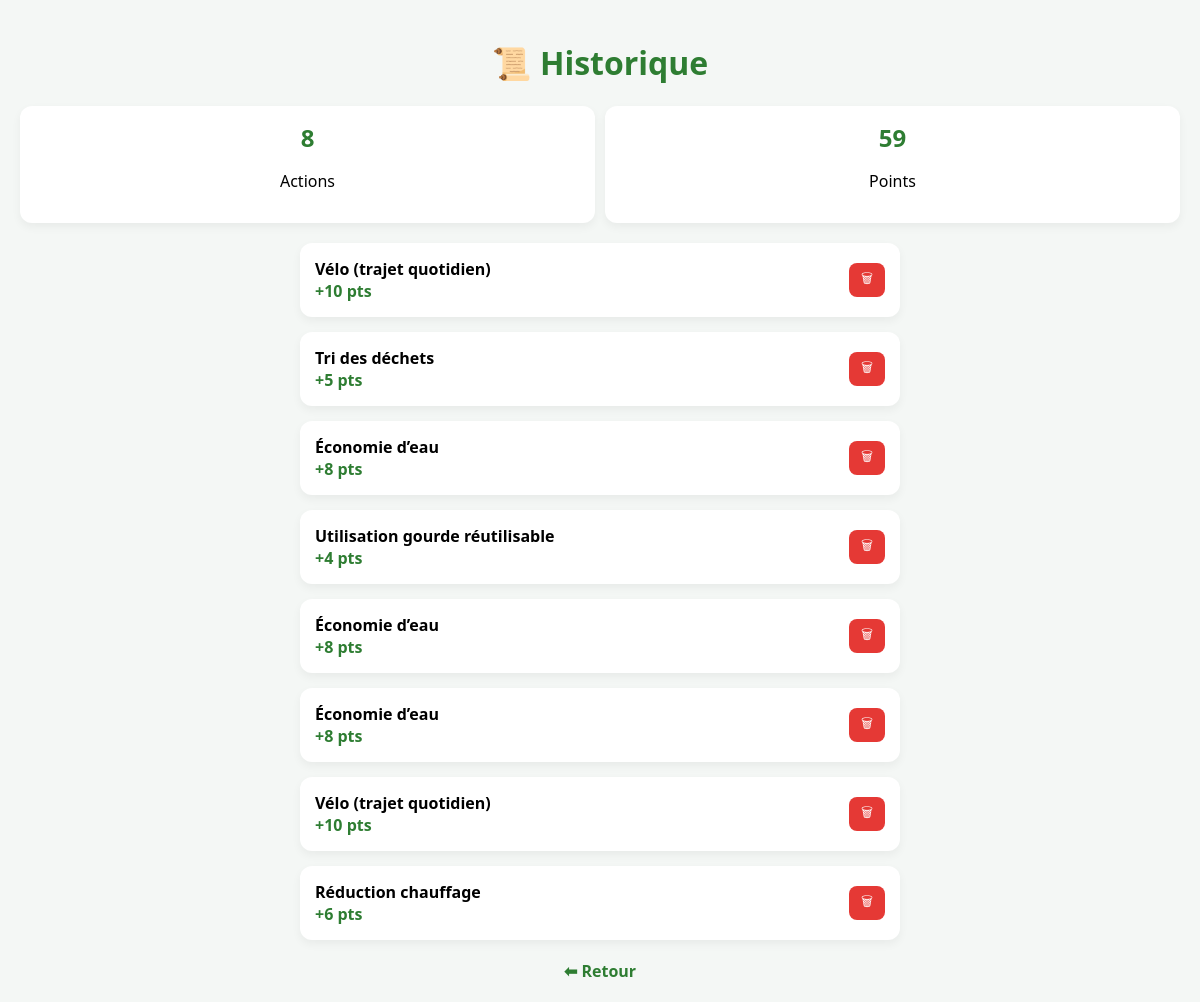
Screenshot of /historique (signed in) with the database file from the repository.
### models.py (models this page shows)
class Action(db.Model):
    id = db.Column(db.Integer, primary_key=True)
    name = db.Column(db.String(100), nullable=False)
    points = db.Column(db.Integer, nullable=False)

### app.py (the view)
@app.get("/historique")
@login_required
def historique_page():
    user_id = session.get("user_id")
    historiques = (
        Historique.query
        .filter_by(user_id=user_id)
        .order_by(Historique.id.desc())
        .all()
    )
    data = []
    total_points = 0
    for h in historiques:
        action = db.session.get(Action, h.action_id)
        if action:
            data.append({
                "id": h.id,
                "name": action.name,
                "points": action.points
            })
            total_points += action.points
    return render_template(
        "historique.html",
        historiques=data,
        total_points=total_points,
        total_actions=len(data)
    )

### app.py (called while the page is built)
def login_required(f):
    @wraps(f)
    def wrapper(*args, **kwargs):
        if "user_id" not in session:
            return redirect(url_for("login_page"))
        return f(*args, **kwargs)
    return wrapper

### templates/historique.html (shortened to what this page needs)
<!DOCTYPE html>
<html lang="fr">
<head>
</head>
<body>
<h1>📜 Historique</h1>
<div class="stats">
    <div class="stat-card">
        <h2>{{ total_actions }}</h2>
        <p>Actions</p>
    </div>
    <div class="stat-card">
        <h2>{{ total_points }}</h2>
        <p>Points</p>
    </div>
</div>
<div class="container">
{% if historiques %}
    {% for h in historiques %}
    <div class="card" id="card-{{ h.id }}">
        <div class="info">
            <strong>{{ h.name }}</strong>
            <span class="points">+{{ h.points }} pts</span>
        </div>
     <form method="POST"
      action="{{ url_for('delete_historique', hist_id=h.id) }}"
      onsubmit="confirmDelete(event, {{ h.id }})">
       <button type="submit">🗑</button>
     </form>
    </div>
    {% endfor %}
{% else %}
    <p class="empty">Aucune action pour le moment 🌱</p>
{% endif %}
</div>
<a href="{{ url_for('actions_page') }}">⬅ Retour</a>
</body>
</html>

### templates/historique.html (style rules this page uses)
body { font-family: 'Segoe UI', sans-serif; background: #f4f7f5; margin: 0; padding: 20px; }
h1 { text-align: center; color: #2e7d32; }
.stats { display: flex; justify-content: space-around; margin: 20px 0; gap: 10px; }
.stat-card { background: white; padding: 15px; border-radius: 12px; box-shadow: 0 4px 10px rgba(0,0,0,0.05); text-align: center; flex: 1; }
.stat-card h2 { margin: 0; color: #2e7d32; }
.container { max-width: 600px; margin: auto; }
.card { background: white; border-radius: 12px; padding: 15px; margin-bottom: 15px; box-shadow: 0 4px 10px rgba(0,0,0,0.05); display: flex; justify-content: space-between; align-items: center; animation: fadeIn 0.4s ease; }
.info { display: flex; flex-direction: column; }
.points { color: #2e7d32; font-weight: bold; }
button { background: #e53935; color: white; border: none; padding: 6px 12px; border-radius: 8px; cursor: pointer; transition: 0.2s; }
a { display: block; text-align: center; margin-top: 20px; text-decoration: none; color: #2e7d32; font-weight: bold; }

### rows the page displays
Action: name "Vélo (trajet quotidien)", points "10"
Action: name "Tri des déchets", points "5"
Action: name "Économie d’eau", points "8"
Action: name "Utilisation gourde réutilisable", points "4"
Action: name "Réduction chauffage", points "6"

### other values shown
{{ total_actions }} "8"
{{ total_points }} "59"
